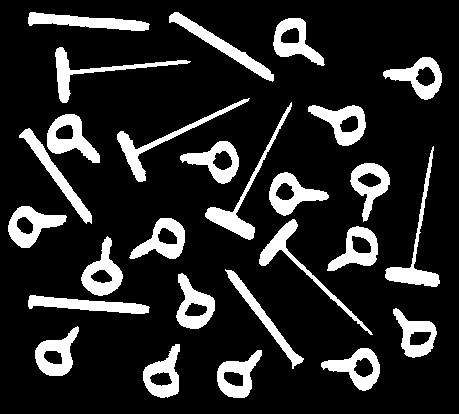
%> input picture 061 - עיבוד תמונה/IP-Code/objects.bmp, 459 x 414 px
$ octave ex9.m   (GNU Octave 9; MATLAB toolbox functions it lacks are replaced by stand-ins)
%> lines starting %> are read from the running program, lines starting %| are printed output that depends on the picture; in (x1, y1, x2, y2) boxes, pixels count from 0 and x2, y2 are one past the last pixel; in counts of white or black regions, pixels touching at a corner belong together; the program's own positions count from 1
% Image Processing experiment assignment 9 script file.
% Use existing code in this script, and add new code where needed.
% This script is made out of cells. to run a specific cell, click somewhere in it and press CTRL+ENTER.

clear;
close all;
clc;

%% Item 1

im = imread('objects.bmp');
%> im: size 414x459 logical; 16% white; 27 white regions
figure(1); imshow(im); title('Objects');

%% Item 2

stats = regionprops(im,'all');
%> stats = 27 regions; largest, box (x1, y1, x2, y2), Area, Centroid, MajorAxisLength, MinorAxisLength and Eccentricity: (169, 12, 274, 82) 1261 [222.8 46.5] 137.7 12.33 0.996, (205, 102, 292, 240) 1258 [243.1 199.3] 162.8 46.32 0.959, (28, 12, 150, 31) 1233 [87.8 22.6] 140.7 12.04 0.996
obj=stats(15)
%> obj = 1 region; box (x1, y1, x2, y2), Area, Centroid, MajorAxisLength, MinorAxisLength and Eccentricity: (205, 102, 292, 240) 1258 [243.1 199.3] 162.8 46.32 0.959


%% Item 3

f1 = [stats.MajorAxisLength];
%> f1 = 27 values, max 163.6 at index 9, min 53.92 at index 5, mean 92.18
f2 = [stats.ConvexArea];
%> f2 = 27 values, max 4266 at index 18, min 1445 at index 17, mean 2068.4
figure(2); plot(f1,f2,'o');
title('Features 1');
xlabel('Major Axis Length');
ylabel('Convex Area');
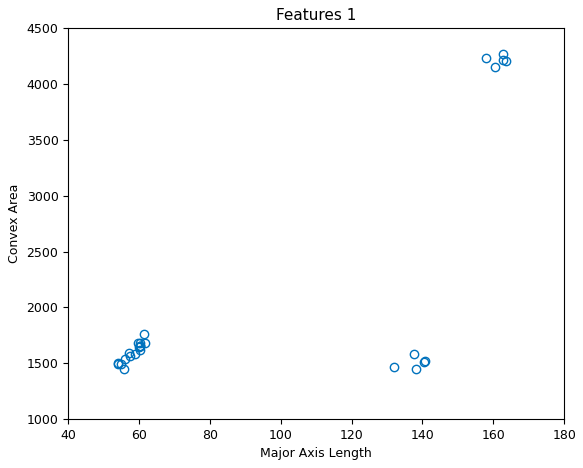
%> figure redrawn from the program's plot data

%% Item 4


f1 = [stats.Perimeter];
%> f1 = 27 values, max 374.6 at index 26, min 152.3 at index 5, mean 217.4
f2 = [stats.Solidity];
%> f2 = 27 values, max 0.809 at index 3, min 0.275 at index 7, mean 0.625
figure(3); plot(f1,f2,'o');
title('Features 2');
xlabel('Perimeter');
ylabel('Solidity');
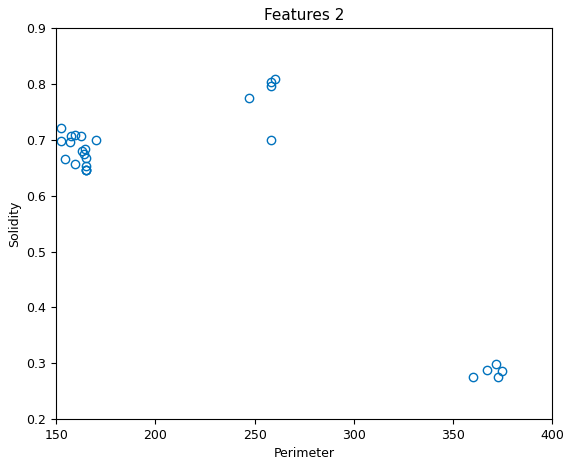
%> figure redrawn from the program's plot data

figure();
f1 = [stats.MinorAxisLength];
%> f1 = 27 values, max 48.35 at index 26, min 10.39 at index 17, mean 35.83
f2 = [stats.Circularity];
%> f2 = 27 values, max 0.563 at index 5, min 0.105 at index 18, mean 0.38
figure(4); plot(f1,f2,'o');
title('Features 3');
xlabel('MinorAxisLength');
ylabel('Circularity');
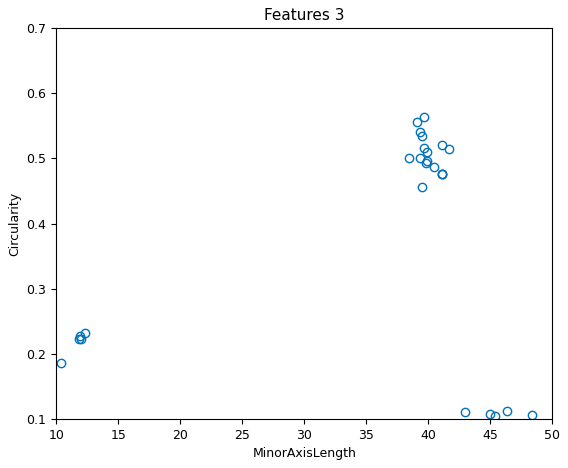
%> figure redrawn from the program's plot data
